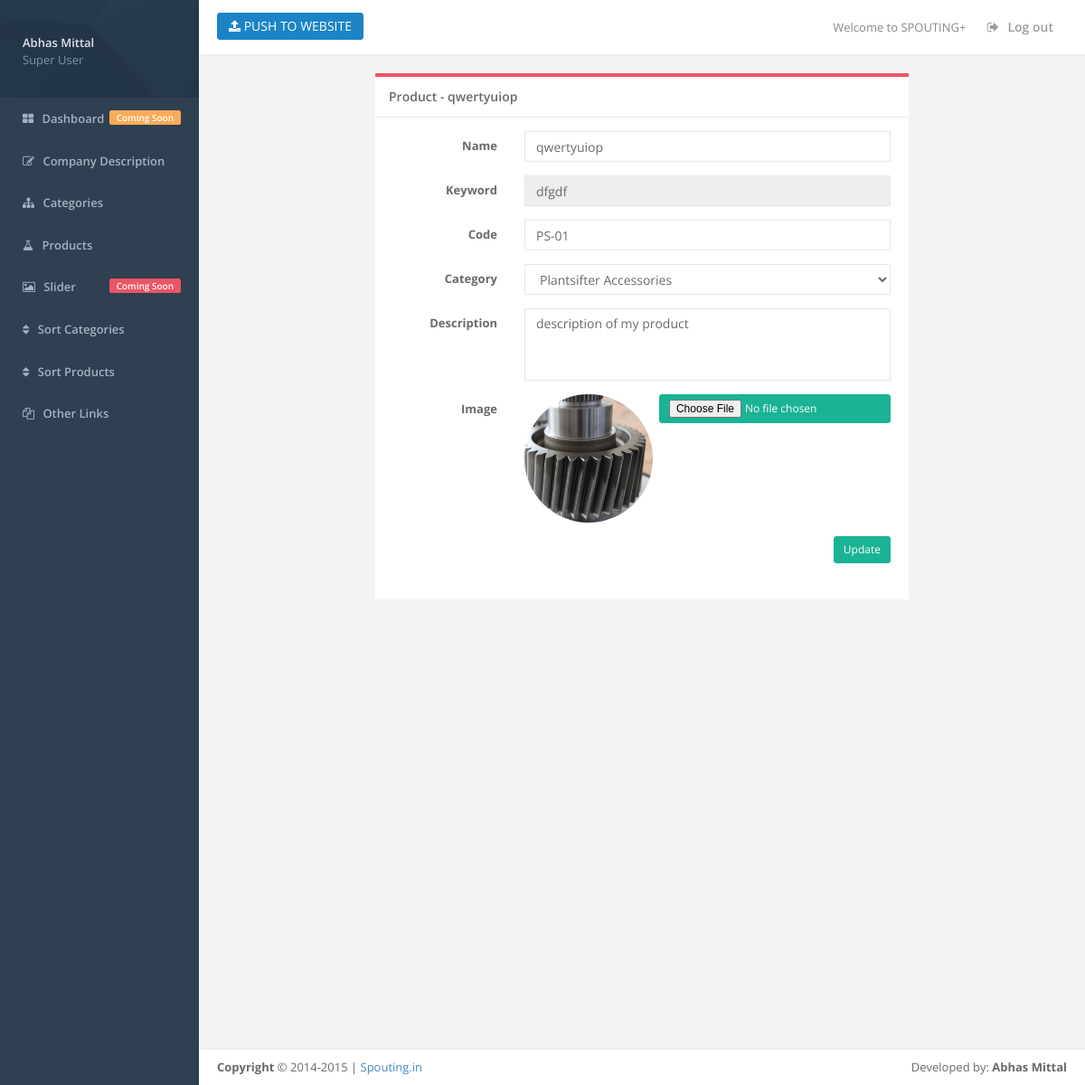
The page /products/edit.php?id=1 (signed in) on the database its author committed.
### tables this page shows
CREATE TABLE IF NOT EXISTS `product` (
  `id` int(11) NOT NULL AUTO_INCREMENT,
  `category` int(11) NOT NULL,
  `name` varchar(255) NOT NULL,
  `code` varchar(10) NOT NULL,
  `keyword` varchar(255) NOT NULL,
  `description` varchar(255) NOT NULL,
  `image` varchar(100) NOT NULL,
  `ord_no` int(11) NOT NULL,
  PRIMARY KEY (`id`),
  KEY `id` (`category`),
  KEY `category` (`category`)
);

CREATE TABLE IF NOT EXISTS `category` (
  `id` int(11) NOT NULL AUTO_INCREMENT,
  `name` varchar(255) NOT NULL,
  `code` varchar(10) NOT NULL,
  `keyword` varchar(255) NOT NULL,
  `description` text NOT NULL,
  `products` int(11) NOT NULL,
  `image` varchar(100) NOT NULL,
  `ord_no` int(11) NOT NULL,
  PRIMARY KEY (`id`),
  UNIQUE KEY `code` (`code`)
);

### products/edit.php (the view, shortened to what this page needs)
<?php
require_once('../partials/header.php');
$product = false;
if(isset($_GET['id'])){
    $query = mysql_query("SELECT * FROM product WHERE id='$_GET[id]'");
    $product = mysql_fetch_assoc($query);
}
?>
<div class="col-lg-8 col-lg-offset-2 m-b">
    <div class="ibox float-e-margins">
        <div class="ibox-title">
            <?php
            if ($product) {
                echo "<h5>Product - ".$product['name']."</h5>";
            } else{
                echo "<h5>Create New Product</h5>";
            }
            ?>
        </div>
        <div class="ibox-content">
        <?php
        if ($product) {
            echo '<form class="form-horizontal" action="edit.php?id='.$product['id'].'" method="POST" enctype="multipart/form-data">';
        } else{
            echo '<form class="form-horizontal" action="edit.php" method="POST" enctype="multipart/form-data">';
        }
        ?>
            <form class="form-horizontal" action="edit.php?id=<?php echo $product['id']; ?>" method="POST" enctype="multipart/form-data">
                <div class="form-group">
                	<label class="col-lg-3 control-label">Name</label>
                    <div class="col-lg-9">
                    	<input type="text" placeholder="Product Name" name="name" value="<?php echo $product['name']; ?>" class="form-control">
                    </div>
                </div>
                <div class="form-group">
                	<label class="col-lg-3 control-label">Keyword</label>
                    <div class="col-lg-9">
                    	<input type="text" placeholder="Keyword" name="keyword" value="<?php echo $product['keyword']; ?>" class="form-control" <?php if($product){echo 'disabled';} ?>>
                    </div>
                </div>
                <div class="form-group">
                	<label class="col-lg-3 control-label">Code</label>
                    <div class="col-lg-9">
                    	<input type="text" placeholder="Code" name="code" value="<?php echo $product['code']; ?>" class="form-control">
                    </div>
                </div>
                <div class="form-group">
                    <label class="col-lg-3 control-label">Category</label>
                    <div class="col-lg-9">
                        <select name="category" class="form-control">
                        <?php
                        $categoryQuery = mysql_query("SELECT * FROM category");
                        while ($category = mysql_fetch_assoc($categoryQuery)) {
                            ?>
                            <option value="<?php echo $category['id']; ?>" <?php if($product['category'] == $category['id']){echo 'selected';} ?>><?php echo $category['name']; ?></option>
                            <?php
                        }
                        ?>
                        </select>
                    </div>
                </div>
                <div class="form-group">
                	<label class="col-lg-3 control-label">Description</label>
                    <div class="col-lg-9">
                    	<textarea placeholder="Description" name="description" class="form-control"><?php echo $product['description']; ?></textarea>
                    </div>
                </div>
				<div class="form-group">
                	<label class="col-lg-3 control-label">Image</label>
                    <div class="col-lg-9">
                    	<img alt="image" class="img-circle img-circle-product img-responsive" src="../static/images/products/<?php echo $product['image'];?>">
                    <?php
                    if ($category) {
                        echo '<input type="file" name="image" value="Change Image" class="btn btn-sm btn-primary pull-right" />';
                    } else{
                        echo '<input type="file" name="image" value="Add Image" class="btn btn-sm btn-primary pull-right" />';
                    }
                    ?>
                    </div>
                </div>
                <div class="form-group">
                    <div class="col-lg-offset-2 col-lg-10">
                    <?php
                    if ($product) {
                        echo '<input type="submit" name="update" value="Update" class="btn btn-sm btn-primary pull-right" />';
                    } else{
                        echo '<input type="submit" name="add" value="Add" class="btn btn-sm btn-primary pull-right" />';
                    }
                    ?>
                    </div>
                </div>
            </form>
        </div>
    </div>
</div>
<?php
require_once('../partials/footer.php');
?>

### static/main.css (style rules this page uses)
html, body, #wrapper, #page-wrapper { height: 100%; }
.ibox-title { border-color: #ed5565; }
textarea { resize: none; }
textarea.form-control { height: 80px; }
.img-circle-product { width: 35%; display: inline; }

### rows shown on the page
product: name "qwertyuiop", keyword "dfgdf", code "PS-01", category "Plantsifter Accessories", description "description of my product", image (picture)

### other values the page prints
$user['name'] "Abhas Mittal"
$user['role'] "Super User"
